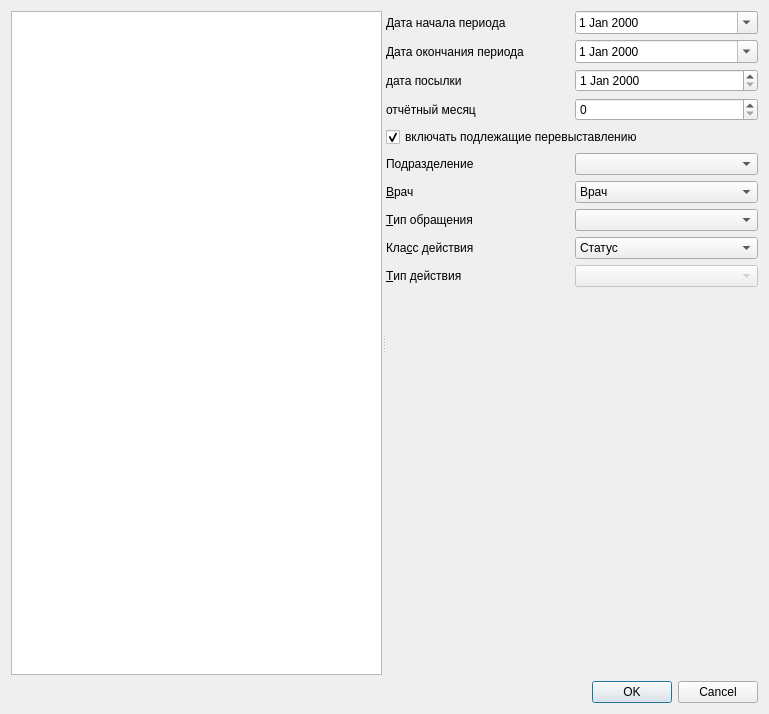
<ui version="4.0" >
 <class>ExportActionResultDialog</class>
 <widget class="QDialog" name="ExportActionResultDialog" >
  <property name="geometry" >
   <rect>
    <x>0</x>
    <y>0</y>
    <width>769</width>
    <height>714</height>
   </rect>
  </property>
  <property name="windowTitle" >
   <string>Экспорт результатов действий</string>
  </property>
  <layout class="QGridLayout" name="gridLayout" >
   <item row="0" column="0" >
    <widget class="QSplitter" name="splitter" >
     <property name="orientation" >
      <enum>Qt::Horizontal</enum>
     </property>
     <widget class="QTreeView" name="treeContracts" />
     <widget class="QWidget" name="" >
      <layout class="QVBoxLayout" name="verticalLayout" >
       <item>
        <layout class="QHBoxLayout" name="horizontalLayout_2" >
         <item>
          <widget class="QLabel" name="lblBegDate" >
           <property name="text" >
            <string>Дата начала периода</string>
           </property>
           <property name="buddy" >
            <cstring>edtBegDate</cstring>
           </property>
          </widget>
         </item>
         <item>
          <widget class="CDateEdit" name="edtBegDate" >
           <property name="calendarPopup" >
            <bool>true</bool>
           </property>
          </widget>
         </item>
        </layout>
       </item>
       <item>
        <layout class="QHBoxLayout" name="horizontalLayout_3" >
         <item>
          <widget class="QLabel" name="lblEndDate" >
           <property name="text" >
            <string>Дата окончания периода</string>
           </property>
           <property name="buddy" >
            <cstring>edtEndDate</cstring>
           </property>
          </widget>
         </item>
         <item>
          <widget class="CDateEdit" name="edtEndDate" >
           <property name="calendarPopup" >
            <bool>true</bool>
           </property>
          </widget>
         </item>
        </layout>
       </item>
       <item>
        <layout class="QHBoxLayout" name="horizontalLayout_14" >
         <item>
          <widget class="QLabel" name="label_9" >
           <property name="text" >
            <string>дата посылки</string>
           </property>
          </widget>
         </item>
         <item>
          <widget class="CDateEdit" name="edtDate" />
         </item>
        </layout>
       </item>
       <item>
        <layout class="QHBoxLayout" name="horizontalLayout_15" >
         <item>
          <widget class="QLabel" name="label_10" >
           <property name="text" >
            <string>отчётный месяц</string>
           </property>
          </widget>
         </item>
         <item>
          <widget class="QSpinBox" name="boxPeriod" />
         </item>
        </layout>
       </item>
       <item>
        <widget class="QCheckBox" name="chkPerevystavl" >
         <property name="text" >
          <string>включать подлежащие перевыставлению</string>
         </property>
         <property name="checked" >
          <bool>true</bool>
         </property>
        </widget>
       </item>
       <item>
        <layout class="QHBoxLayout" name="horizontalLayout" >
         <item>
          <widget class="QLabel" name="lblOrgStructure" >
           <property name="text" >
            <string>Подразделение</string>
           </property>
           <property name="buddy" >
            <cstring>cmbOrgStructure</cstring>
           </property>
          </widget>
         </item>
         <item>
          <widget class="COrgStructureComboBox" name="cmbOrgStructure" />
         </item>
        </layout>
       </item>
       <item>
        <layout class="QHBoxLayout" name="horizontalLayout_4" >
         <item>
          <widget class="QLabel" name="lblPerson" >
           <property name="text" >
            <string>&amp;Врач</string>
           </property>
           <property name="buddy" >
            <cstring>cmbPerson</cstring>
           </property>
          </widget>
         </item>
         <item>
          <widget class="CPersonComboBoxEx" name="cmbPerson" >
           <item>
            <property name="text" >
             <string>Врач</string>
            </property>
           </item>
          </widget>
         </item>
        </layout>
       </item>
       <item>
        <layout class="QHBoxLayout" name="horizontalLayout_5" >
         <item>
          <widget class="QLabel" name="lblEventType" >
           <property name="text" >
            <string>&amp;Тип обращения</string>
           </property>
           <property name="buddy" >
            <cstring>cmbPerson</cstring>
           </property>
          </widget>
         </item>
         <item>
          <widget class="CRBComboBox" name="cmbEventType" />
         </item>
        </layout>
       </item>
       <item>
        <layout class="QHBoxLayout" name="horizontalLayout_6" >
         <item>
          <widget class="QLabel" name="lblClass" >
           <property name="text" >
            <string>Кла&amp;сс действия</string>
           </property>
           <property name="buddy" >
            <cstring>cmbClass</cstring>
           </property>
          </widget>
         </item>
         <item>
          <widget class="QComboBox" name="cmbClass" >
           <item>
            <property name="text" >
             <string>Статус</string>
            </property>
           </item>
           <item>
            <property name="text" >
             <string>Диагностика</string>
            </property>
           </item>
           <item>
            <property name="text" >
             <string>Лечение</string>
            </property>
           </item>
           <item>
            <property name="text" >
             <string>Прочие мероприятия</string>
            </property>
           </item>
          </widget>
         </item>
        </layout>
       </item>
       <item>
        <layout class="QHBoxLayout" name="horizontalLayout_7" >
         <item>
          <widget class="QLabel" name="lblActionType" >
           <property name="text" >
            <string>&amp;Тип действия</string>
           </property>
           <property name="buddy" >
            <cstring>cmbActionType</cstring>
           </property>
          </widget>
         </item>
         <item>
          <widget class="CActionTypeComboBox" name="cmbActionType" >
           <property name="enabled" >
            <bool>false</bool>
           </property>
          </widget>
         </item>
        </layout>
       </item>
       <item>
        <spacer name="verticalSpacer" >
         <property name="orientation" >
          <enum>Qt::Vertical</enum>
         </property>
         <property name="sizeHint" stdset="0" >
          <size>
           <width>20</width>
           <height>40</height>
          </size>
         </property>
        </spacer>
       </item>
      </layout>
     </widget>
    </widget>
   </item>
   <item row="1" column="0" >
    <widget class="QDialogButtonBox" name="buttonBox" >
     <property name="orientation" >
      <enum>Qt::Horizontal</enum>
     </property>
     <property name="standardButtons" >
      <set>QDialogButtonBox::Cancel|QDialogButtonBox::Ok</set>
     </property>
    </widget>
   </item>
  </layout>
 </widget>
 <customwidgets>
  <customwidget>
   <class>CDateEdit</class>
   <extends>QDateEdit</extends>
   <header>library/DateEdit</header>
  </customwidget>
  <customwidget>
   <class>COrgStructureComboBox</class>
   <extends>QComboBox</extends>
   <header>Orgs/OrgStructComboBoxes.h</header>
  </customwidget>
  <customwidget>
   <class>CPersonComboBoxEx</class>
   <extends>QComboBox</extends>
   <header>Orgs/PersonComboBoxEx.h</header>
  </customwidget>
  <customwidget>
   <class>CRBComboBox</class>
   <extends>QComboBox</extends>
   <header>library/crbcombobox.h</header>
  </customwidget>
  <customwidget>
   <class>CActionTypeComboBox</class>
   <extends>QComboBox</extends>
   <header>Events/ActionTypeComboBox.h</header>
  </customwidget>
 </customwidgets>
 <resources/>
 <connections>
  <connection>
   <sender>buttonBox</sender>
   <signal>accepted()</signal>
   <receiver>ExportActionResultDialog</receiver>
   <slot>accept()</slot>
   <hints>
    <hint type="sourcelabel" >
     <x>248</x>
     <y>254</y>
    </hint>
    <hint type="destinationlabel" >
     <x>157</x>
     <y>274</y>
    </hint>
   </hints>
  </connection>
  <connection>
   <sender>buttonBox</sender>
   <signal>rejected()</signal>
   <receiver>ExportActionResultDialog</receiver>
   <slot>reject()</slot>
   <hints>
    <hint type="sourcelabel" >
     <x>316</x>
     <y>260</y>
    </hint>
    <hint type="destinationlabel" >
     <x>286</x>
     <y>274</y>
    </hint>
   </hints>
  </connection>
 </connections>
</ui>
